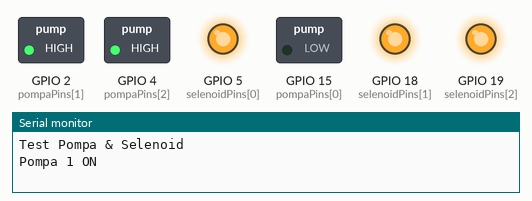
This sketch was run on a simulated ESP32. Parts: switched loads named in the sketch (green lamp = pin HIGH), output pins drawn as LEDs (lit = HIGH), the last lines printed to the serial monitor.

Above: at 0.1 s.
At 2.1 s:
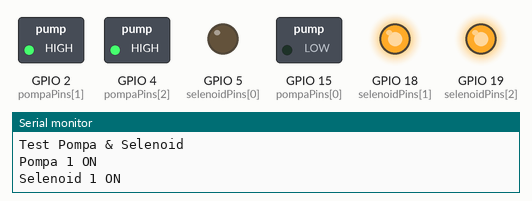
At 8.1 s:
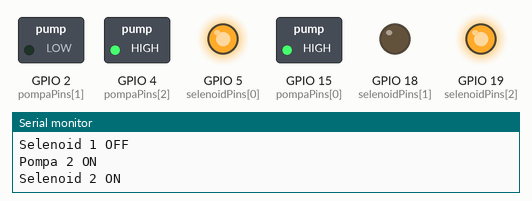
At 14.1 s:
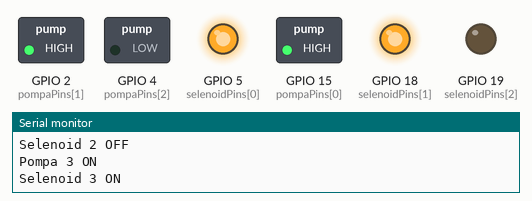
At 27.1 s:
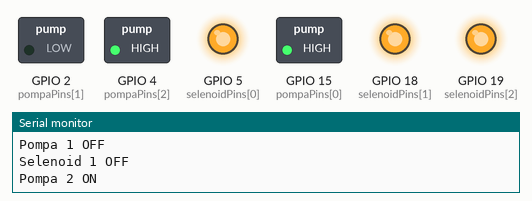
At 38.1 s:
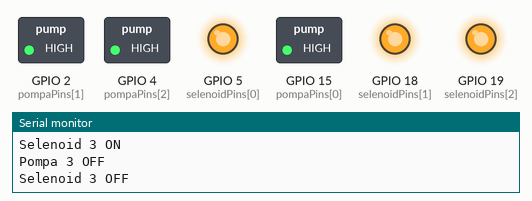
Timing chart, 0 to 39.6 s (numbered marks = the images above):
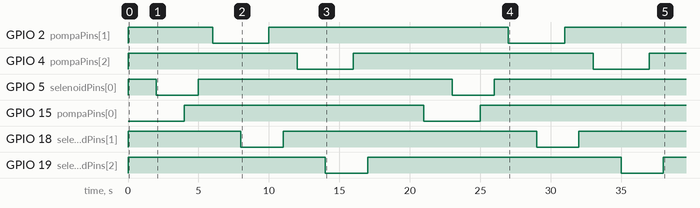

The sketch:

test-relay1.ino
```cpp
// ===============================
// Test Pompa & Selenoid Berpasangan
// ===============================

#define RELAY_ON  LOW
#define RELAY_OFF HIGH

const int pompaPins[]    = {15, 2, 4};
const int selenoidPins[] = {5, 18, 19};

void setup() {
  Serial.begin(115200);

  for (int i = 0; i < 3; i++) {
    pinMode(pompaPins[i], OUTPUT);
    pinMode(selenoidPins[i], OUTPUT);

    digitalWrite(pompaPins[i], RELAY_OFF);
    digitalWrite(selenoidPins[i], RELAY_OFF);
  }

  Serial.println("Test Pompa & Selenoid");
}

void loop() {

  for (int i = 0; i < 3; i++) {

    Serial.printf("Pompa %d ON\n", i + 1);
    digitalWrite(pompaPins[i], RELAY_ON);
    delay(2000);

    Serial.printf("Selenoid %d ON\n", i + 1);
    digitalWrite(selenoidPins[i], RELAY_ON);
    delay(2000);

    Serial.printf("Pompa %d OFF\n", i + 1);
    digitalWrite(pompaPins[i], RELAY_OFF);
    delay(1000);

    Serial.printf("Selenoid %d OFF\n", i + 1);
    digitalWrite(selenoidPins[i], RELAY_OFF);
    delay(1000);
  }

  Serial.println("--------------------");
  delay(3000);
}
```

Measured:
- by itself, GPIO 2 (pompaPins[1]), GPIO 4 (pompaPins[2]): alternates HIGH for 17.0 s and LOW for 4.0 s
- by itself, GPIO 5 (selenoidPins[0]), GPIO 18 (selenoidPins[1]), GPIO 19 (selenoidPins[2]): alternates HIGH for 18.0 s and LOW for 3.0 s
- by itself, GPIO 15 (pompaPins[0]): LOW → HIGH at 4.0 s, → LOW 17.0 s later, → HIGH 4.0 s later
